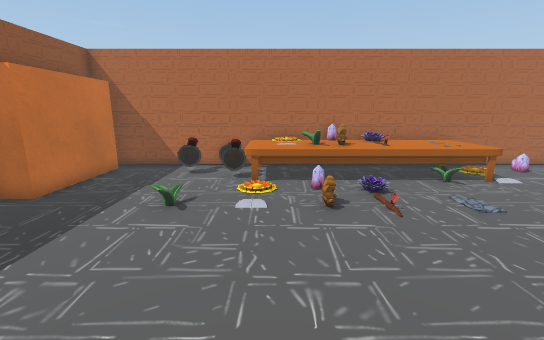
view 1 (above)

12 first-person views from a walk through a scene from a Unity 3-D project. The camera is 1.2 m above the floor, tilts 12° down and sees 90° across. The floor is counted in squares, 0.5 m on a side. Each view is taken from the middle of a square. On the plan, view 1 faces up. The plan holds only what a view shows up to about 18 squares ahead; the rest is blank. The player character is not drawn. Some surface patterns are stand-ins.

view 2
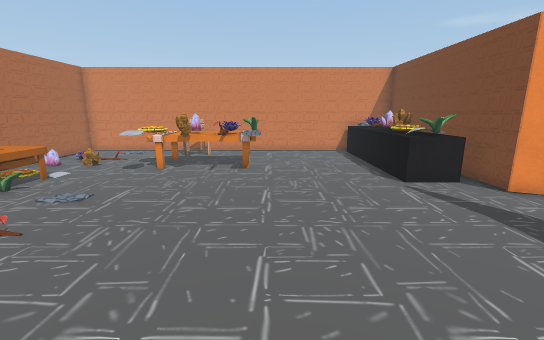

view 3
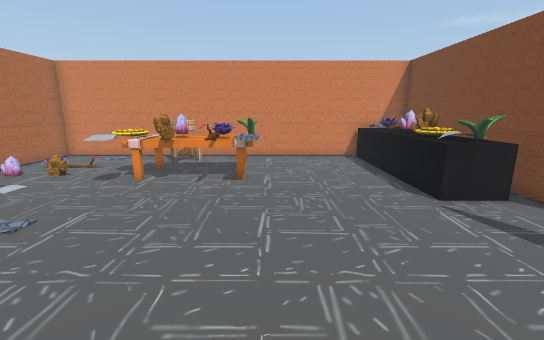

view 4
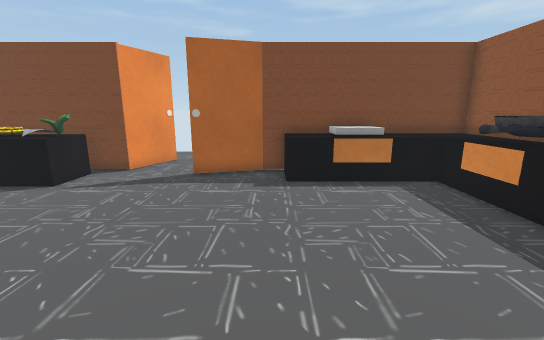

view 5
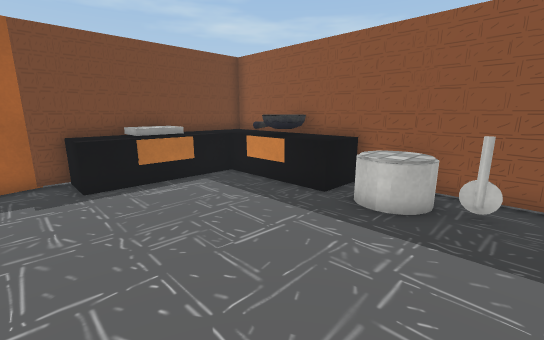

view 6
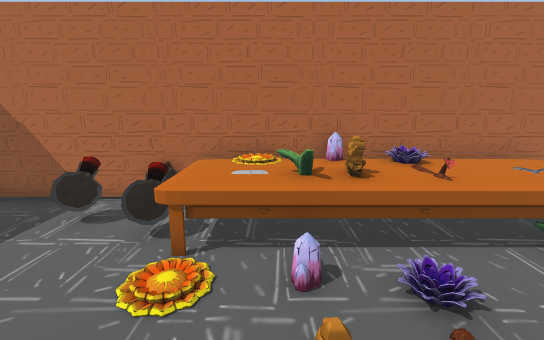

view 7
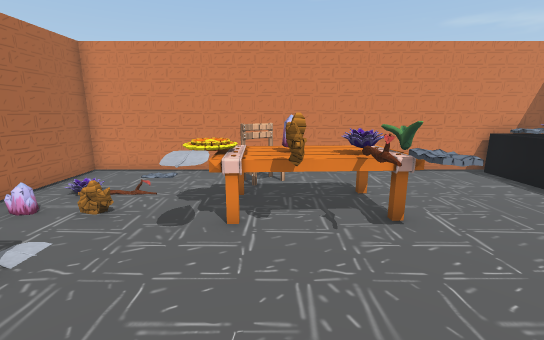

view 8
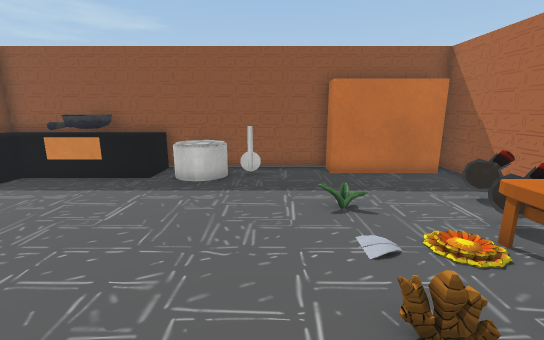

view 9
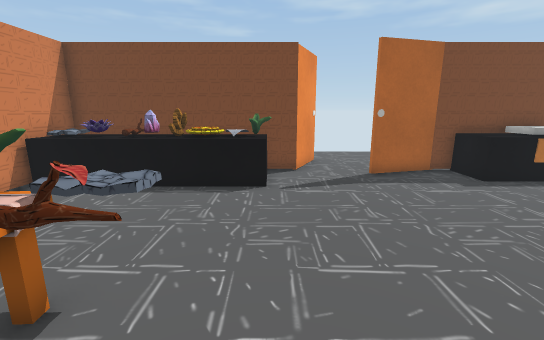

view 10
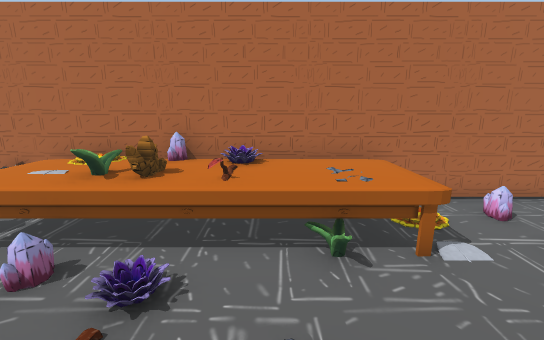

view 11
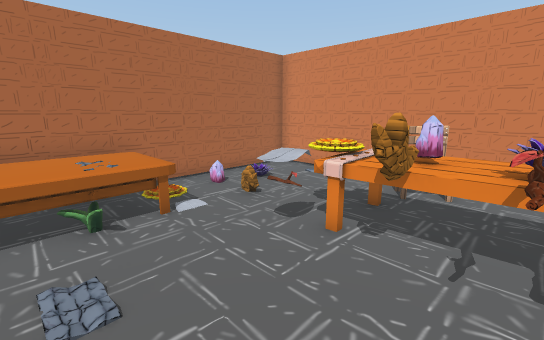

view 12
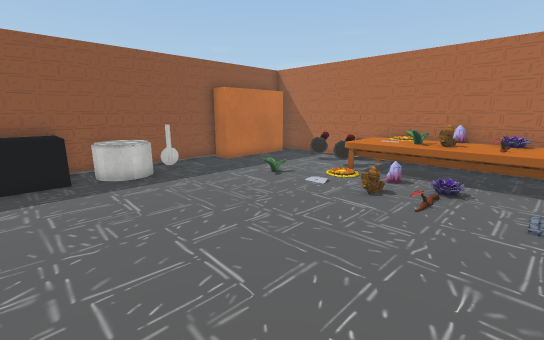

### Floor plan
Key: @ floor where view 1 was taken; # wall or solid block; . main floor; : floor 0.25 m higher than the main floor; / step, stairs or slope; = window, fence, low wall or low ledge; ^ raised ledge; O other object.
Columns run from 8 left of view 1 to 15 right of it. Each row starts with its distance up from view 1.
 13  .....O ..............
 12 #######OOOOOOOOOO#######
 11  #.....OOOOOOOOO.......#
 10  #.....OOOOOOOOOO.../..#
  9  #.....OOOOOOOOOO.../..#
  8  #.....................#
  7 ##...:.O..........OO...#
  6 #................OOOO..#
  5 #................OOOO.O#
  4 #................OOOO..#
  3 #...............OOOOO..#
  2 #................OOOO..#
  1 #OO..............O.....#
  0 #^^.....@..............#
 -1 #O^....................#
 -2 #O#....................#
 -3 #O#....................#
 -4 #^^^===........=O###^###
 -5 #^^^OOO^...=...OO###O###
 -6 ###########O..##########
 -7            ..##
 -8           ...#
 -9           ...O
-10           ....
-11           ....

Where each view was taken, in squares from view 1:
view 1: 0 up, 0 right, facing up
view 2: 1 up, 2 left, facing right
view 3: 1 up, 0 right, facing right
view 4: 5 up, 0 right, facing down
view 5: 5 up, 1 right, facing down-left
view 6: 5 up, 1 right, facing up
view 7: 5 up, 4 right, facing right
view 8: 5 up, 4 right, facing left
view 9: 5 up, 7 right, facing down
view 10: 5 up, 5 right, facing up
view 11: 3 up, 5 right, facing up-right
view 12: 1 down, 5 right, facing up-left
